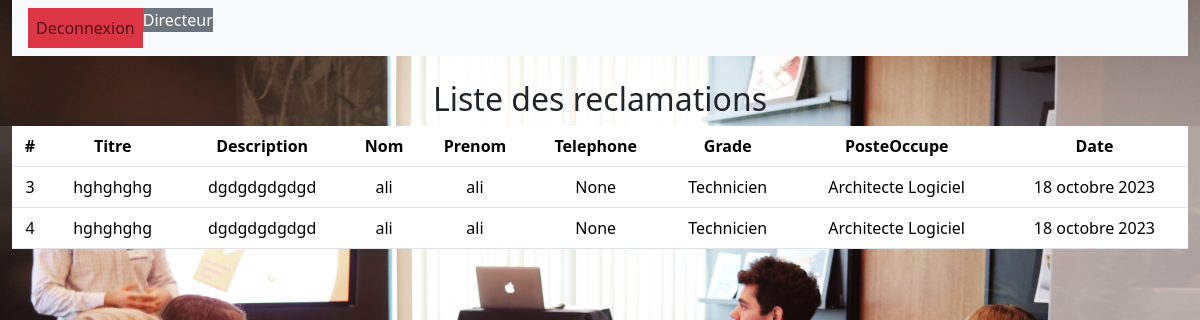
Before: /list_claim/ (signed in) with the older database file.
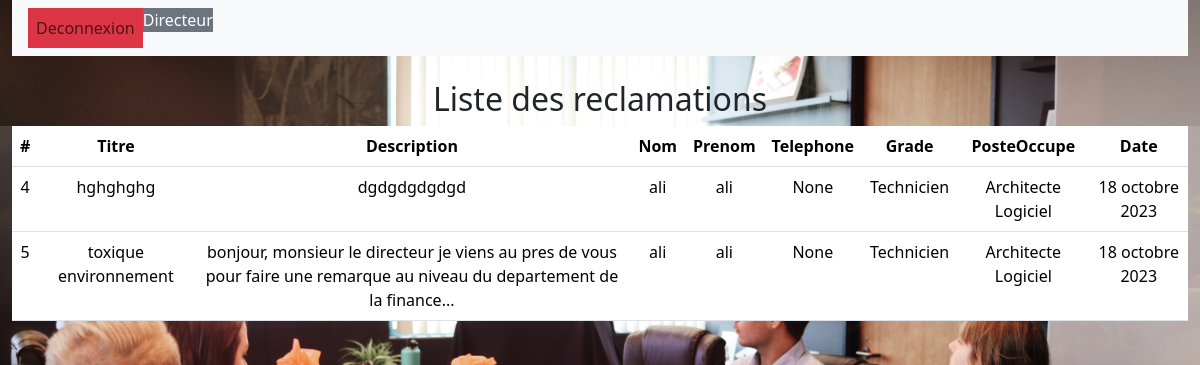
After: the same page with the newer database file.
### reclamation/models.py (models this page shows)
class Reclamation(models.Model):
    Titre = models.CharField(max_length=50)
    Description = models.TextField()
    Date = models.DateField(auto_now_add=True)
    user = models.ForeignKey(CustomUser, on_delete=models.CASCADE, null=True)

class CustomUser(AbstractUser):
    Telephone = models.CharField(max_length=8, null=True)
    PosteOccupe = models.CharField(max_length=50, choices=[('Architecte Logiciel', 'Architecte Logiciel'),
                                                           ('Analyste Fonctionnel', 'Analyste Fonctionnel'),
                                                           ('Chef de division', 'Chef de division'),
                                                           ('Chef de Mission', 'Chef de Mission'),
                                                           ('Chef de Projet', 'Chef de Projet'),
                                                           ('Développeur', 'Développeur'), (' Testeur', ' Testeur')])
    Grade = models.CharField(max_length=50, choices=[('Ingénieur Principal', 'Ingénieur Principal'),
                                                     ('Ingénieur Major', 'Ingénieur Major'),
                                                     ('Technicien', 'Technicien')])
    role = models.ForeignKey(Role, on_delete=models.CASCADE, null=True,default=1)

### reclamation/views.py (the view)
# urls.py: path('list_claim/',list_reclamation,name='list_claim')
@login_required
def list_reclamation(request):
    if request.user.is_authenticated and request.user.role.Name == 'Directeur':
        list_reclamations = Reclamation.objects.all()
        for reclamation in list_reclamations:
            try:
                reclamation.Titre = decrypt(reclamation.Titre)
                reclamation.Description = decrypt(reclamation.Description)
            except InvalidToken:
                print("Invalid key - Unsuccessfully decrypted")
        return render(request, 'reclamation/responsable_reclamation.html', {'list_reclamations': list_reclamations})

### reclamation/keys.py (called while the page is built)
def decrypt(ciphertext):
    key = settings.ENCRYPT_KEY
    f = fernet.Fernet(key)
    return f.decrypt(ciphertext.encode()).decode()

### reclamation/templates/reclamation/responsable_reclamation.html (shortened to what this page needs)
<!DOCTYPE html>
<html lang="en">
{% load static %}
<head>
     {% load bootstrap5 %}
  {% bootstrap_css %}
</head>
<body style="background:url('{% static 'images/adsb.jpg' %}') no-repeat fixed; background-size:cover;">
<div class="container-fluid">
    <nav class="navbar navbar-expand-lg navbar-light bg-light">
    <div class="collapse navbar-collapse" id="navbarNavDropdown">
        <ul class="navbar-nav">
            {% if user.is_authenticated and user.role.Name == 'Directeur' %}
            <li class="nav-item active">
                <a class="nav-link bg-danger" href="{% url 'deconnexion' %}">Deconnexion</a>
            </li>
             <li class="nav-item active">
                <p class="bg-secondary text-white">{{user.role.Name}}</p>
            </li>
            {% endif %}
        </ul>
    </div>
</nav>
    <br>
    <h2 class="text-center">Liste des reclamations </h2>
    <div class="row bg-gradient">
        <div class="col-12 text-center" >
            <table class="table text-white bg-secondary">
                    <thead class="thead-light">
    <tr>
      <th scope="col">#</th>
      <th scope="col">Titre</th>
      <th scope="col">Description</th>
         <th scope="col">Nom</th>
         <th scope="col">Prenom</th>
         <th scope="col">Telephone</th>
         <th scope="col">Grade</th>
         <th scope="col">PosteOccupe</th>
      <th scope="col">Date</th>
    </tr>
  </thead>
                {% for reclamation in list_reclamations %}
                <tbody>
                <tr>
                      <td>{{ reclamation.id}}</td>
                    <td>{{ reclamation.Titre }}</td>
                    <td>{{ reclamation.Description }}</td>
                     <td>{{ reclamation.user.first_name }}</td>
                     <td>{{ reclamation.user.last_name }}</td>
                     <td>{{ reclamation.user.Telephone}}</td>
                     <td>{{ reclamation.user.Grade}}</td>
                     <td>{{ reclamation.user.PosteOccupe }}</td>
                    <td>{{ reclamation.Date }}</td>
                </tr>
                </tbody>
                {% endfor %}
            </table>
        </div>
    </div>
    </div>
</body>
</html>

Changed rows visible on the page:
removed Reclamation: id "3", Titre "hghghghg", Description "dgdgdgdgdgd", user.first_name "ali", user.last_name "ali", user.Telephone "None", user.Grade "Technicien", user.PosteOccupe "Architecte Logiciel", Date "18 octobre 2023"
added Reclamation: id "5", Titre "toxique environnement", Description "bonjour, monsieur le directeur je viens au pres de vous pour faire une remarque au niveau du departement de la finance...", user.first_name "ali", user.last_name "ali", user.Telephone "None", user.Grade "Technicien", user.PosteOccupe "Architecte Logiciel", Date "18 octobre 2023"
